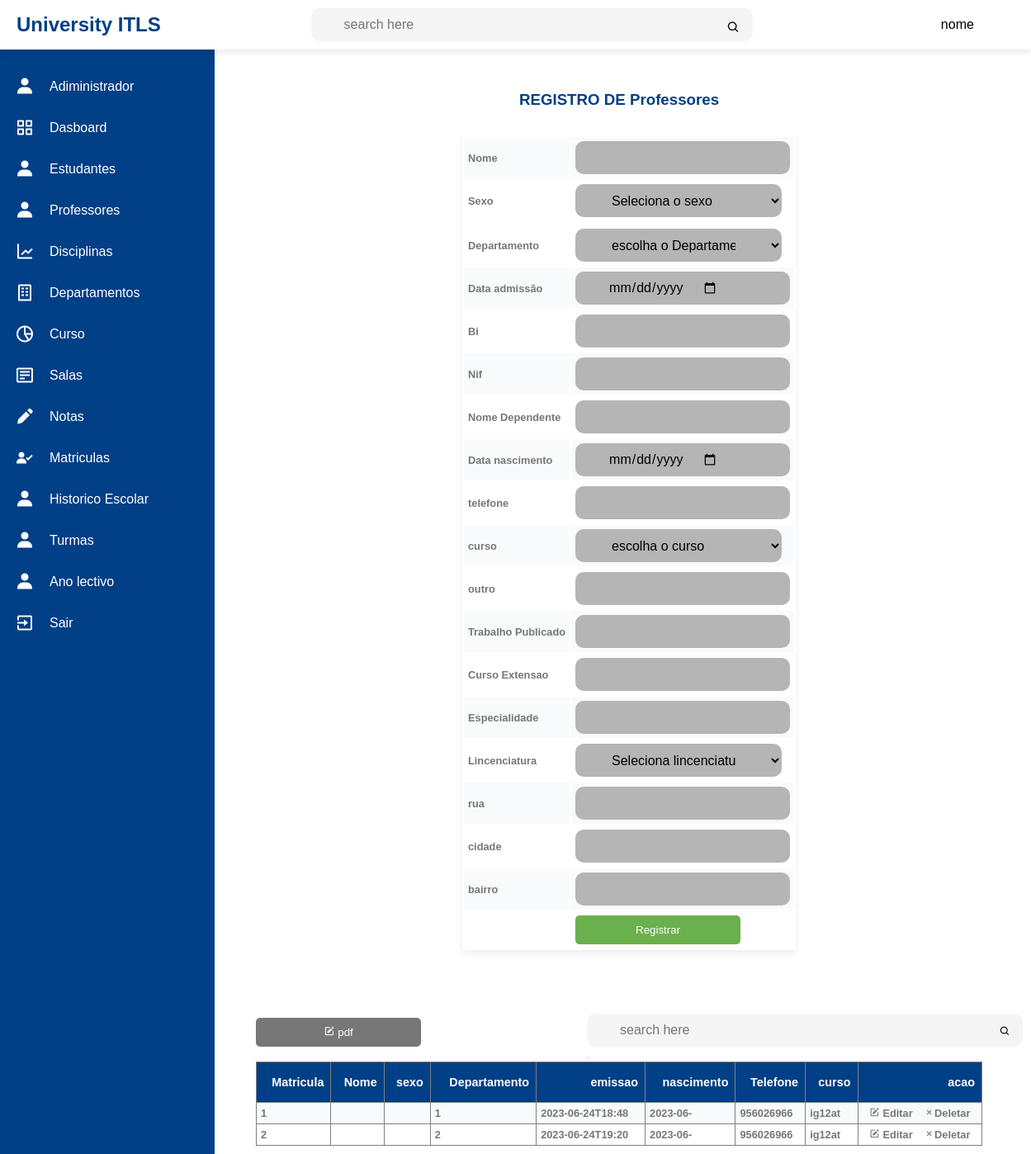
The page /professor.php on the database its author committed.
### tables this page shows
CREATE TABLE `professor` (
  `matricula` int(10) UNSIGNED NOT NULL,
  `nome` varchar(250) DEFAULT NULL,
  `endereco` varchar(250) DEFAULT NULL,
  `sexo` varchar(9) DEFAULT NULL,
  `cod_departamento` int(10) UNSIGNED NOT NULL,
  `data_admissao` varchar(250) DEFAULT NULL,
  `documentos_pessoais` varchar(250) DEFAULT NULL,
  `nome_dependente` varchar(250) DEFAULT NULL,
  `data_nascimento_dependente` varchar(9) DEFAULT NULL,
  `telefone` int(9) DEFAULT NULL,
  `codcurso` int(10) UNSIGNED NOT NULL,
  `outros` varchar(250) DEFAULT NULL,
  `trabalho_publicado` varchar(250) DEFAULT NULL,
  `curso_extensao` varchar(250) DEFAULT NULL,
  `especealidade` varchar(250) DEFAULT NULL,
  `licenciatura` varchar(250) DEFAULT NULL,
  `codrelatorio` int(10) UNSIGNED NOT NULL,
  `codhistorico_escolar` int(10) UNSIGNED NOT NULL
);

CREATE TABLE `curso` (
  `codigo` int(10) UNSIGNED NOT NULL,
  `nome` varchar(250) DEFAULT NULL,
  `Naula` int(3) DEFAULT NULL,
  `descrisao` varchar(250) DEFAULT NULL,
  `coddepartamento` int(10) NOT NULL
);

### professor.php (the view, shortened to what this page needs)
<?php include('includes/header.php');
include('config/conexao.php');
?>
<?php include('includes/navbar.php'); ?>
<div id="divheader" style="margin-left: 300px; transform: translate(0,100px);">
<form action="functions/registroprofessor.php" method="post">
    <table style="box-shadow: 0 4px 8px 0 rgba(0, 0,0,0.08);  margin-left: 250px; transform: translate(0,30px);">
        <tr>
        <h3 style="color: #013f86; text-align: center;">REGISTRO DE Professores</h3>
        </tr>
        <tr>
            <td>Nome</td>
            <td><input type="text" name="nome" id="" required></td>
        </tr>
        <tr>
            <td>Sexo</td>
            <td>
                <select name="sexo" id="">
                <option value="">Seleciona o sexo</option>
                </select>
            </td>
        </tr>
        <tr>
        <tr>
            <td>Departamento</td>
            <td><select name="departamento" id="">
            <option>escolha o Departamento</option>
            </select>
        </td>
        </tr>
        <tr>
            <td>Data admissão</td>
            <td><input type="date" name="emissao" id=""></td>
        </tr>
        <tr>
            <td>Bi</td>
            <td><input type="text" name="nif" id=""></td>
        </tr>
        <tr>
            <td>Nif</td>
            <td><input type="text" name="bi" id=""></td>
        </tr>
        <tr>
            <td>Nome Dependente</td>
            <td><input type="text" name="dependente" id="" required></td>
        </tr>
        <tr>
            <td>Data nascimento</td>
            <td><input type="date" name="nascimento" id="" required></td>
        </tr>
     <tr>
        <td>telefone</td>
        <td><input type="tel" name="telefone" id="" required></td>
    </tr>
        <tr>
            <td>curso</td>
            <td><select name="curso" id="">
            <option>escolha o curso</option>
            </select>
        </td>
        </tr>
         <tr>
            <td>outro</td>
            <td><input type="text" name="outro" id="" required></td>
        </tr>
        <tr>
            <td>Trabalho Publicado</td>
            <td><input type="text" name="publicado" id="" required></td>
        </tr>
        <tr>
            <td>Curso Extensao</td>
            <td><input type="text" name="extensao" id="" required></td>
        </tr>
        <tr>
            <td>Especialidade</td>
            <td><input type="text" name="especealidade" id="" required></td>
        </tr>
        <tr>
            <td>Lincenciatura</td>
            <td>
                <select name="lincenciatura" id="">
                <option value="">Seleciona lincenciatura</option>
                </select>
            </td>
        </tr>
        <tr>
            <td>rua</td>
            <td><input type="text" name="rua" id="" required></td>
        </tr>
        <tr>
            <td>cidade</td>
            <td><input type="text" name="cidade" id="" required></td>
        </tr>
        <tr>
            <td>bairro</td>
            <td><input type="text" name="bairro" id="" required></td>
        </tr>
            <td></td>
            <td><button type="submit" name="submit">Registrar</button></td>
        </tr>
    </table>
</form>
<br><br><br><br>
<table border="1" width="100%" id="table"  >
<button style="transform: translate(0,40px);padding: 10px;   background: #777; color: #fff; border-radius: 5px;    border: 0;cursor: pointer;width: 200px;">
 <a style="text-decoration: none; color: #fff;" href="pdfprofessor.php"><i class='bx bxs-edit'></i> pdf</a></button>
    <form action="pesquisar.php" method="post">
<div class="search" style="margin-left: 450px;">
            <input type="search" value="<?php if(isset($_GET['busca'])) echo $_GET['busca']; ?>" id="form-pesquisar" placeholder="search here">
        <label for="search"><button id="btn-pesquisar" type="submit" name="busca"><i class='bx bx-search'></i></button>
        </div>
        </form>
    <tr align="right" style=" background: #013f86; color: #fff;" >
        <th>Matricula</th>
        <th>Nome</th>
        <th>sexo</th>
        <th>Departamento</th>
        <th>emissao</th>
        <th> nascimento</th>
        <th>Telefone</th>
        <th>curso</th>
        <th>acao</th>
    </tr>
    <?php
   $sql="SELECT * FROM professor  AS p INNER JOIN curso AS c ON p.codcurso=c.codigo";
   $query=$conn->query($sql);
   while ($row=$query->fetch_assoc()) {
    ?>
    <tr>
        <td><?= $row['matricula'] ?></td>
        <td><?= $row['nomep'] ?></td>
        <td><?= $row['sexo'] ?></td>
        <td><?= $row['cod_departamento'] ?></td>
        <td><?= $row['data_admissao'] ?></td>
        <td><?= $row['data_nascimento_dependente'] ?></td>
        <td><?= $row['telefone'] ?></td>
        <td><?= $row['nome'] ?></td>
        <td align="center">
        <a style="text-decoration: none; color: #777;" href="functions/editprofessor.php?editar=<?= $row['matricula']; ?>"><i class='bx bxs-edit'></i> Editar</a>
        <a style="text-decoration: none; color: #777;"  href="functions/deleteprofessor.php?eliminar=<?= $row['matricula']; ?>"><i class='bx bxs-delete' style="width: 10px;"></i></i><i class='bx bx-x'></i>Deletar</a>
        </td>
    </tr>
    <?php
}
    ?>
</table>
</div>
<?php include('includes/footer.php'); ?>

### css/style.css (style rules this page uses)
* { padding: 0; margin: 0; box-sizing: border-box; font-family: 'poppins',sans-serif; }
:root { --color-blue:#013f86; --color-ligt:#fff; --color-light:#f5f5f5; }
.search { position: relative; width: 60%; justify-self: center; }
.search input { width: 100%; height: 40px; padding: 0 40px; font-size: 16px; outline: none; border: none; border-radius: 10px; background: var(--color-light); display: inline-flex; }
.search i { position: absolute; right: 15px; top: 15px; cursor: pointer; }

### css/table.css (style rules this page uses)
th,td { font-size: .9rem; padding: 1rem .5rem; color: var(--color-dark); }
td { font-size: .8rem; }
tbody tr:nth-child(even) { background: #f9fafc; }
#divheader { margin: auto; padding: 10px; border-radius: 3px; width: 900px; background: #fff; }
input[type="text"],input[type="tel"],input[type="date"],select { width: 500px; width: 260px; height: 40px; padding: 0 40px; font-size: 16px; outline: none; border: none; border-radius: 10px; background: rgb(182, 181, 181); display: inline-flex; }
#table { border-collapse: collapse; padding: 5px; background: #fff; }
tr td { padding: 5px; color: #777; font-weight: 900; }
tr button[type="submit"] { padding: 10px; background: rgba(106,176,76,1.0); color: #fff; border-radius: 5px; border: 0; cursor: pointer; width: 200px; }
tr select { width: 250px; }

### professor.php (style rules this page uses)
input[type="text"],input[type="tel"], input[type="datetime-local"], input[type="date"],select { width: 500px; width: 260px; height: 40px; padding: 0 40px; font-size: 16px; outline: none; border: none; border-radius: 10px; background: rgb(182, 181, 181); display: inline-flex; }

### rows shown on the page
professor: matricula "1", cod_departamento "1", data_admissao "2023-06-24T18:48", data_nascimento_dependente "2023-06-", telefone "956026966", curso.nome "ig12at"
professor: matricula "2", cod_departamento "2", data_admissao "2023-06-24T19:20", data_nascimento_dependente "2023-06-", telefone "956026966", curso.nome "ig12at"
